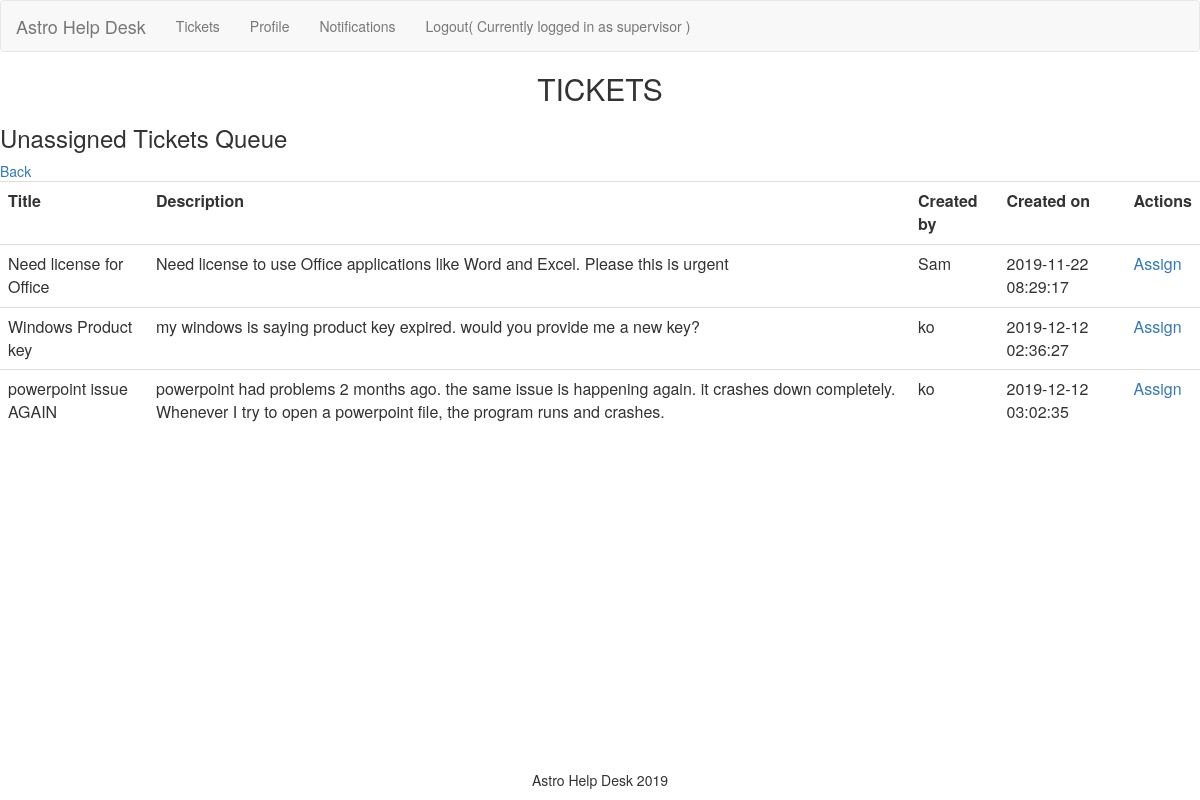
Screenshot of /Ticket/getUnassignedQueue (signed in) with the database file from the repository.
### tables this page shows
CREATE TABLE `ticket` (
  `ticket_id` int(11) NOT NULL,
  `title` varchar(50) NOT NULL,
  `description` varchar(500) NOT NULL,
  `created_by` int(11) NOT NULL,
  `created_on` datetime NOT NULL,
  `ticket_status` varchar(50) NOT NULL,
  `urgency` varchar(50) DEFAULT NULL,
  `priority` varchar(50) DEFAULT NULL,
  `closed_on` datetime DEFAULT NULL,
  `assigned_to` int(11) DEFAULT NULL
);

CREATE TABLE `user` (
  `user_id` int(11) NOT NULL,
  `username` varchar(50) NOT NULL,
  `password` varchar(300) NOT NULL,
  `name` varchar(100) NOT NULL,
  `email` varchar(100) NOT NULL,
  `phone_number` varchar(100) NOT NULL,
  `address` varchar(300) NOT NULL,
  `job_type` varchar(100) NOT NULL,
  `user_type` varchar(50) NOT NULL,
  `status` varchar(50) NOT NULL
);

### app/controllers/TicketController.php (called while the page is built, shortened)
<?php
class TicketController extends Controller{
	public function getUnassignedQueue(){
		$ticket = $this->model('Ticket');
		$tickets = $ticket->getUnassignedTickets();
		$this->view('Ticket/unassigned_queue', $tickets);
	}
}
?>

### app/core/App.php (called while the page is built, shortened)
<?php
class App
{
	protected $method = 'login';
	public function __construct(){
		$url = $this->parseURL();
		unset($url[0]);
		$this->controller = new $this->controller();
		if(isset($url[1])){
			if(method_exists($this->controller, $url[1])){
				$this->method = $url[1];
			}
			unset($url[1]);
		}
		$this->params = $url ? array_values($url) : [];
		call_user_func_array([$this->controller, $this->method], $this->params);
	}
	public function parseUrl(){
		if(isset($_GET['url'])){
			return explode('/', filter_var(rtrim($_GET['url'], '/'), FILTER_SANITIZE_URL));
		}
	}
}
?>

### index.php (called while the page is built, shortened)
<?php
$app = new App();
?>

### app/models/ticket.php (called while the page is built, shortened)
<?php
class Ticket extends Model{
    public function getUnassignedTickets(){
        $stmt = self::$_connection->prepare("SELECT * FROM Ticket JOIN User ON Ticket.created_by = User.user_id WHERE assigned_to IS NULL");
        $stmt->execute();
         $stmt->setFetchMode(PDO::FETCH_CLASS, 'Ticket');
        return $stmt->fetchAll();
    }
}
?>

### app/core/Model.php (called while the page is built, shortened)
<?php
class Model{
	public function __construct()
    {
        $server = 'localhost';
        $DBName = 'help_desk';
        $user = 'root';
        $pass = '';
    }
}
?>

### app/views/Ticket/unassigned_queue.php (the view, shortened to what this page needs)
<html>
<head>
	<link rel="stylesheet" type="text/css" href="/css/bootstrap.css" />
</head>
<body>
	<h2 align="center">TICKETS</h2>
	<h3>Unassigned Tickets Queue</h3>
 <a href='/Ticket/index' class='button'>Back</a>
<table  class="table .table-striped">
	<tr>
		<th>Title</th>
		<th>Description</th>
		<th>Created by</th>
		<th>Created on</th>
		<th>Actions</th>
	</tr>
<?php
foreach($model as $ticket){
	echo "
			<tr>
				<td>$ticket->title</td>
				<td>$ticket->description</td>
				<td>$ticket->name</td>
				<td>$ticket->created_on</td>";
				  if($_SESSION['user_type'] != 'end user'){
				  	echo "<td><a href='/Ticket/reassignTicket/$ticket->ticket_id'>Assign</a>
				</td>
			</tr>";
		}
}
?>
</table>
</body>
</html>

### rows the page displays
ticket: title "Need license for Office", description "Need license to use Office applications like Word and Excel. Please this is urgent", created_by.name "Sam", created_on "2019-11-22 08:29:17"
ticket: title "Windows Product key", description "my windows is saying product key expired. would you provide me a new key?", created_by.name "ko", created_on "2019-12-12 02:36:27"
ticket: title "powerpoint issue AGAIN", description "powerpoint had problems 2 months ago. the same issue is happening again. it crashes down completely. Whenever I try to open a powerpoint file, the program runs and crashes.", created_by.name "ko", created_on "2019-12-12 03:02:35"

### other values shown
$_SESSION[username] "supervisor"
